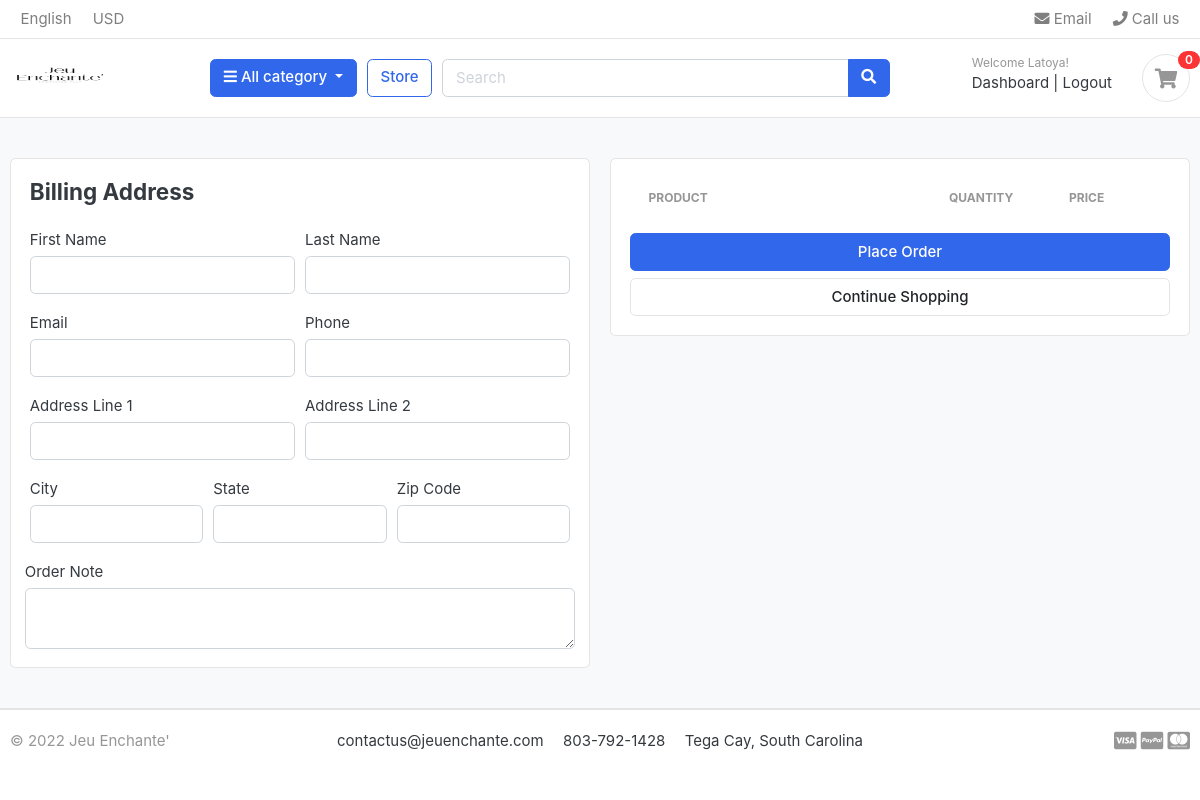
Page /cart/checkout/ (signed in) on the earlier database version.
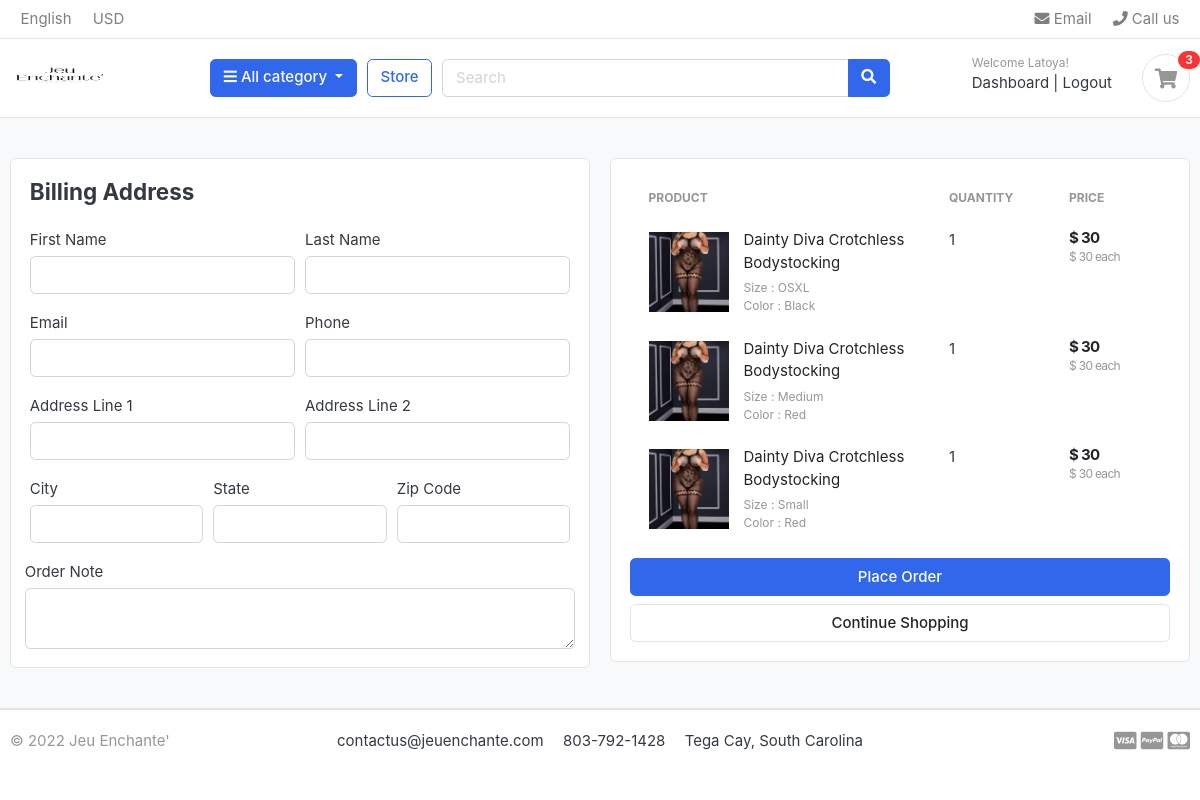
Same page on the later database version.
### carts/models.py (models this page shows, shortened)
class CartItem(models.Model):
	user = models.ForeignKey(Account, on_delete=models.CASCADE, null=True)
	product = models.ForeignKey(Product, on_delete=models.CASCADE)
	variations = models.ManyToManyField(Variation, blank=True)
	cart	= models.ForeignKey(Cart, on_delete=models.CASCADE, null=True)
	quantity = models.IntegerField()
	is_active = models.BooleanField(default=True)
	def sub_total(self):
		return self.product.price * self.quantity

### store/models.py (models this page shows, shortened)
class Product(models.Model):
	product_name 	= models.CharField(max_length=200, unique=True)
	slug 			= models.SlugField(max_length=200, unique=True)
	description		= models.TextField(max_length=5000, blank=True)
	price 			= models.IntegerField()
	images 			= models.ImageField(upload_to='photos/products')
	stock 			= models.IntegerField()
	is_available 	= models.BooleanField(default=True)
	category		= models.ForeignKey(Category, on_delete=models.CASCADE)
	created_date	= models.DateTimeField(auto_now_add=True)
	modified_date	= models.DateTimeField(auto_now=True)
	def get_url(self):
		return reverse('product_detail', args=[self.category.slug, self.slug])

class Variation(models.Model):
	product = models.ForeignKey(Product, on_delete=models.CASCADE)
	variation_category = models.CharField(max_length=100, choices=variation_category_choice)
	variation_value 	= models.CharField(max_length=100)
	is_active 			= models.BooleanField(default=True)
	created_date		= models.DateTimeField(auto_now=True)
	objects = VariationManager()

### carts/views.py (the view)
# urls.py: path('checkout/', views.checkout, name='checkout'),
@login_required(login_url='login')
def checkout(request, total=0, quantity=0, cart_items=None):
    try:
        tax = 0
        grand_total = 0
        if request.user.is_authenticated:
            cart_items = CartItem.objects.filter(user=request.user, is_active=True)
        else:
            cart = Cart.objects.get(cart_id=_cart_id(request))
            cart_items = CartItem.objects.filter(cart=cart, is_active=True)
        for cart_item in cart_items:
            total += (cart_item.product.price * cart_item.quantity)
            quantity += cart_item.quantity
        tax = (2 * total)/100
        grand_total = total + tax
    except ObjectDoesNotExist:
        pass #just ignore
    context = {
        'total': total,
        'quantity': quantity,
        'cart_items': cart_items,
        'tax'       : tax,
        'grand_total': grand_total,
    }
    return render(request, 'store/checkout.html', context)

### carts/context_processors.py (called while the page is built)
def counter(request):
    cart_count = 0
    if 'admin' in request.path:
        return {}
    else:
        try:
            cart = Cart.objects.filter(cart_id=_cart_id(request))
            if request.user.is_authenticated:
                cart_items = CartItem.objects.all().filter(user=request.user)
            else:
                cart_items = CartItem.objects.all().filter(cart=cart[:1])
            for cart_item in cart_items:
                cart_count += cart_item.quantity
        except Cart.DoesNotExist:
            cart_count = 0
    return dict(cart_count=cart_count)

### carts/views.py (called while the page is built)
def _cart_id(request):
    cart = request.session.session_key
    if not cart:
        cart = request.session.create()
    return cart

### category/context_processors.py (called while the page is built)
def menu_links(request):
	links = Category.objects.all()
	return dict(links=links)

### category/models.py (called while the page is built)
	def get_url(self):
		return reverse('products_by_category', args=[self.slug])

### templates/store/checkout.html (shortened to what this page needs)
{% extends 'base.html' %}
{% load static %}
{% block content %}
<section class="section-content padding-y bg">
<div class="container">
<div class="row">
	<aside class="col-lg-6">
<div class="card">
  <div class="card-body">
    <h4 class="card-title mb-4">Billing Address</h4>
    <form action="{% url 'place_order' %}" method="POST">
      <div class="form-row">
        <div class="col form-group">
          <label for="">First Name</label>
          <input type="text" name="first_name" class="form-control" required>
        </div>
        <div class="col form-group">
          <label for="">Last Name</label>
          <input type="text" name="last_name" class="form-control" required>
        </div>
      </div>
      <div class="form-row">
        <div class="col form-group">
          <label for="">Email</label>
          <input type="email" name="email" class="form-control" required>
        </div>
        <div class="col form-group">
          <label for="">Phone</label>
          <input type="text" name="phone" class="form-control" required>
        </div>
      </div>
      <div class="form-row">
        <div class="col form-group">
          <label for="">Address Line 1</label>
          <input type="text" name="address_line_1" class="form-control" required>
        </div>
        <div class="col form-group">
          <label for="">Address Line 2</label>
          <input type="text" name="address_line_2" class="form-control">
        </div>
      </div>
      <div class="form-row">
        <div class="col form-group">
          <label for="">City</label>
          <input type="text" name="city" class="form-control" required>
        </div>
        <div class="col form-group">
          <label for="">State</label>
          <input type="text" name="state" class="form-control" required>
        </div>
        <div class="col form-group">
          <label for="">Zip Code</label>
          <input type="text" name="zip_code" class="form-control" required>
        </div>
        </div>
        <div class="form-row">
          <label for="">Order Note</label>
          <textarea name="order_note" rows="2" class="form-control"></textarea>
        </div>
  </div>
</div>
	</aside>
	<aside class="col-lg-6">
		<div class="card">
		<div class="card-body">
      <table class="table table-borderless table-shopping-cart">
      <thead class="text-muted">
      <tr class="small text-uppercase">
        <th scope="col">Product</th>
        <th scope="col" width="120">Quantity</th>
        <th scope="col" width="120">Price</th>
      </tr>
      </thead>
      <tbody>
      {% for cart_item in cart_items %}
      <tr>
      	<td>
      		<figure class="itemside align-items-center">
      			<div class="aside"><img src="{{ cart_item.product.images.url }}" class="img-sm"></div>
      			<figcaption class="info">
      				<a href="{{ cart_item.product.get_url }}" class="title text-dark">{{ cart_item.product.product_name }}</a>
      				<p class="text-muted small">
      					{% if cart_item.variations.all %}
      						{% for item in cart_item.variations.all %}
      							{{ item.variation_category | capfirst }} : {{ item.variation_value | capfirst }} <br>
      						{% endfor %}
      					{% endif %}
      				</p>
      			</figcaption>
      		</figure>
      	</td>
      	<td>
      				<label for="">{{cart_item.quantity}}</label>
      	</td>
      	<td>
      		<div class="price-wrap">
      			<var class="price">$ {{ cart_item.sub_total }}</var>
      			<small class="text-muted"> $ {{ cart_item.product.price }} each </small>
      		</div>
      	</td>
      </tr>
      {% endfor %}
      </tbody>
      </table>
      <button type="submit" name="submit" class="btn btn-primary btn-block">Place Order</button>
			<a href="{% url 'store' %}" class="btn btn-light btn-block">Continue Shopping</a>
		</div>
		</div>
</aside>
</div>
</div>
</section>
{% endblock %}

### templates/includes/navbar.html (shortened to what this page needs)
{% load static %}
<header class="section-header">
	<nav class="navbar p-md-0 navbar-expand-sm navbar-light border-bottom">
	<div class="container">
		<div class="collapse navbar-collapse" id="navbarTop4">
		<ul class="navbar-nav mr-auto">
			<li class="nav-item dropdown">
					<a href="#" class="nav-link">   English </a>
			</li>
			<li class="nav-item dropdown">
				<a href="#" class="nav-link"> USD </a>
			</li>
		</ul>
		<ul class="navbar-nav">
			<li><a href="#" class="nav-link"> <i class="fa fa-envelope"></i> Email </a></li>
			<li><a href="#" class="nav-link"> <i class="fa fa-phone"></i> Call us </a></li>
		</ul>
		</div>
	</div>
	</nav>
	<section class="header-main border-bottom">
		<div class="container">
	<div class="row align-items-center">
		<div class="col-lg-2 col-md-3 col-6">
			<a href="{% url 'home' %}" class="brand-wrap">
				<img class="logo" src="{% static './images/logo.jpg' %}" height="100" width="100">
			</a>
		</div>
		<div class="col-lg col-sm col-md col-6 flex-grow-0">
			<div class="category-wrap dropdown d-inline-block float-right">
				<button type="button" class="btn btn-primary dropdown-toggle" data-toggle="dropdown">
					<i class="fa fa-bars"></i> All category
				</button>
			</div>
		</div>
		<a href="{% url 'store' %}" class="btn btn-outline-primary">Store</a>
		<div class="col-lg  col-md-6 col-sm-12 col">
			<form action="{% url 'search' %}" class="search" method="GET">
				<div class="input-group w-100">
					<input type="text" class="form-control" style="width:60%;" placeholder="Search" name="keyword">
					<div class="input-group-append">
						<button class="btn btn-primary" type="submit">
						<i class="fa fa-search"></i>
						</button>
					</div>
				</div>
			</form>
		</div>
		<div class="col-lg-3 col-sm-6 col-8 order-2 order-lg-3">
					<div class="d-flex justify-content-end mb-3 mb-lg-0">
						{% if user.id is None%}
						<div class="widget-header">
							<small class="title text-muted">Welcome guest!</small>
							<div>
								<a href="{% url 'login' %}">Sign in</a> <span class="dark-transp"> | </span>
								<a href="{% url 'register' %}"> Register</a>
							</div>
						</div>
						{% else %}
						<div class="widget-header">
							<small class="title text-muted">Welcome {{user.first_name}}!</small>
							<div>
								<a href="{% url 'dashboard' %}">Dashboard</a> <span class="dark-transp"> | </span>
								<a href="{% url 'logout' %}"> Logout</a>
							</div>
						</div>
						{% endif %}
						<a href="{% url 'cart' %}" class="widget-header pl-3 ml-3">
							<div class="icon icon-sm rounded-circle border"><i class="fa fa-shopping-cart"></i></div>
							<span class="badge badge-pill badge-danger notify">{{cart_count}}</span>
						</a>
					</div>
				</div>
	</div>
		</div>
	</section>
	</header>

Differences in the rows shown:
added CartItem: product.images (picture), product.product_name "Dainty Diva Crotchless Bodystocking", quantity "1", sub_total "30", product.price "30"
now on this page (row unchanged): Variation: variation_category "Size", variation_value "OSXL", shown under "Dainty Diva Crotchless Bodystocking"
now on this page (row unchanged): Variation: variation_category "Color", variation_value "Black", shown under "Dainty Diva Crotchless Bodystocking"
added CartItem: product.images (picture), product.product_name "Dainty Diva Crotchless Bodystocking", quantity "1", sub_total "30", product.price "30"
now on this page (row unchanged): Variation: variation_category "Size", variation_value "Medium", shown under "Dainty Diva Crotchless Bodystocking"
now on this page (row unchanged): Variation: variation_category "Color", variation_value "Red"
added CartItem: product.images (picture), product.product_name "Dainty Diva Crotchless Bodystocking", quantity "1", sub_total "30", product.price "30"
now on this page (row unchanged): Variation: variation_category "Size", variation_value "Small", shown under "Dainty Diva Crotchless Bodystocking"
Other differences:
{{ cart_count }}: "0" → "3"
